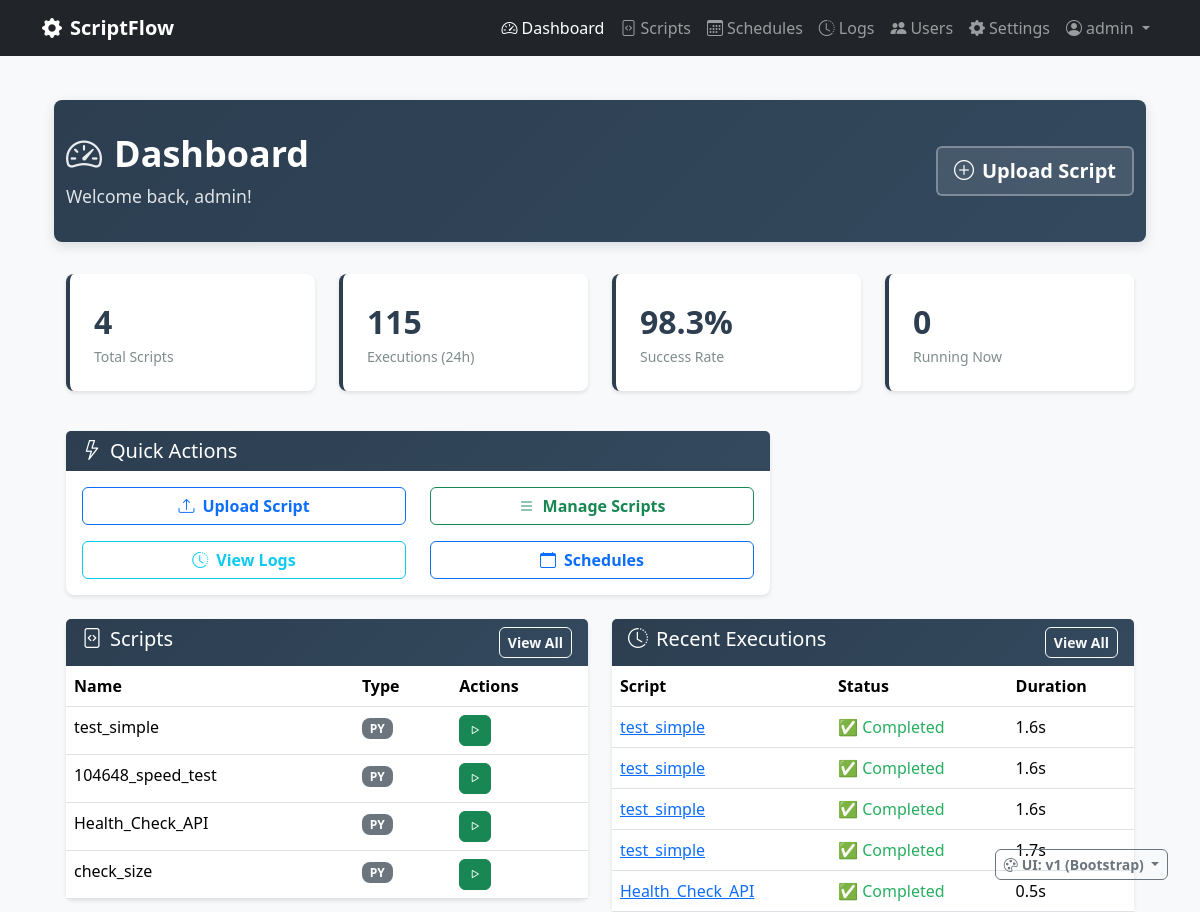
The page /dashboard (signed in) on the database as committed earlier.
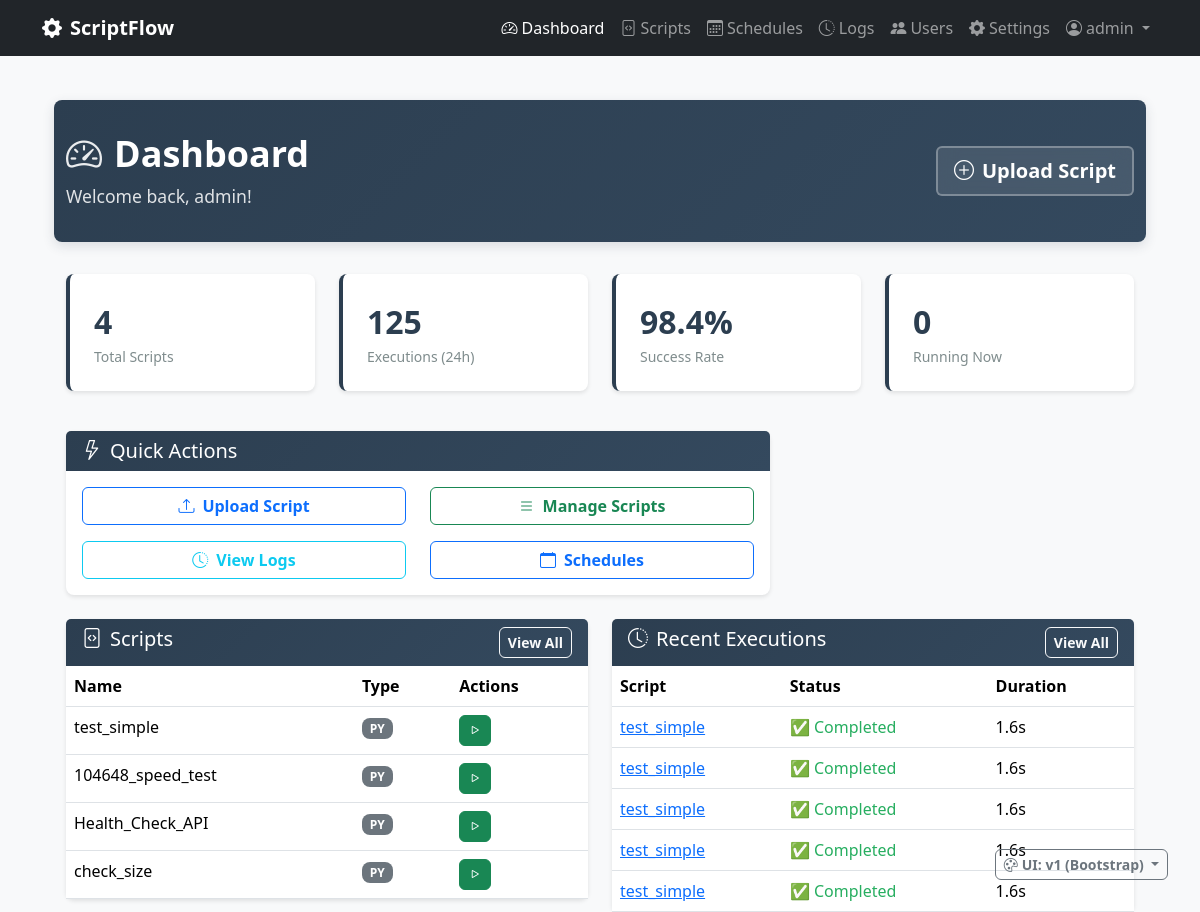
The same page on the database as committed later.
### scriptflow.py (models this page shows, shortened)
class Script(db.Model):
    __tablename__ = 'scripts'
    id = db.Column(db.Integer, primary_key=True)
    name = db.Column(db.String(100), nullable=False)
    description = db.Column(db.Text)
    filename = db.Column(db.String(255), nullable=False)
    file_path = db.Column(db.String(500), nullable=False)
    script_type = db.Column(db.String(10), nullable=False)  # 'py' or 'bat'
    file_size = db.Column(db.Integer)
    created_at = db.Column(db.DateTime, default=datetime.now)
    updated_at = db.Column(db.DateTime, default=datetime.now, onupdate=datetime.now)
    is_active = db.Column(db.Boolean, default=True)
    user_id = db.Column(db.Integer, db.ForeignKey('users.id'), nullable=False)

class Execution(db.Model):
    __tablename__ = 'executions'
    id = db.Column(db.Integer, primary_key=True)
    started_at = db.Column(db.DateTime, default=datetime.now, nullable=False)
    completed_at = db.Column(db.DateTime)
    status = db.Column(db.String(20), default='pending', nullable=False)  # pending, running, completed, failed, timeout
    exit_code = db.Column(db.Integer)
    stdout = db.Column(db.Text)
    stderr = db.Column(db.Text)
    duration_seconds = db.Column(db.Float)
    trigger_type = db.Column(db.String(20), default='manual', nullable=False)  # manual, scheduled, api
    script_id = db.Column(db.Integer, db.ForeignKey('scripts.id'), nullable=False)
    user_id = db.Column(db.Integer, db.ForeignKey('users.id'), nullable=False)
    script = db.relationship('Script', backref='executions')
    @property
    def formatted_duration(self):
        if not self.duration_seconds:
            return "N/A"
        if self.duration_seconds < 60:
            return f"{self.duration_seconds:.1f}s"
        else:
            minutes = int(self.duration_seconds // 60)
            seconds = int(self.duration_seconds % 60)
            return f"{minutes}m {seconds}s"
    @property
    def status_icon(self):
        icons = {
            'pending': '⏳',
            'running': '🔄',  # Emoji simples que funciona bem
            'completed': '✅',
            'failed': '❌',
            'timeout': '⏰',
            'cancelled': '🛑'
        }
        return icons.get(self.status, '❓')
    @property
    def status_color(self):
        colors = {
            'pending': 'secondary',
            'running': 'running',  # Usar classe CSS personalizada com animação
            'completed': 'success',
            'failed': 'danger',
            'timeout': 'warning',
            'cancelled': 'danger'
        }
        return colors.get(self.status, 'secondary')

### scriptflow.py (the view)
@app.route('/dashboard')
@login_required
def dashboard():
    scripts_query = Script.query.filter_by(is_active=True)
    user_scripts = apply_user_data_filter(scripts_query).all()
    executions_query = Execution.query
    recent_executions = apply_user_data_filter(executions_query)\
        .order_by(Execution.started_at.desc())\
        .limit(5).all()
    total_scripts = len(user_scripts)
    executions_24h_query = Execution.query.filter(
        Execution.started_at >= datetime.now() - timedelta(days=1)
    )
    executions_24h = apply_user_data_filter(executions_24h_query).count()
    successful_24h_query = Execution.query.filter(
        Execution.started_at >= datetime.now() - timedelta(days=1),
        Execution.status == 'completed',
        Execution.exit_code == 0
    )
    successful_24h = apply_user_data_filter(successful_24h_query).count()
    success_rate = round((successful_24h / executions_24h * 100) if executions_24h > 0 else 100, 1)
    stats = {
        'total_scripts': total_scripts,
        'executions_24h': executions_24h,
        'success_rate_24h': success_rate,
        'running_count': len(running_processes)
    }
    return render_template(UIVersionManager.get_template_path('dashboard.html'),
                         scripts=user_scripts,
                         recent_executions=recent_executions,
                         stats=stats)

### config/ui_version.py (called while the page is built)
    @classmethod
    def get_ui_version(cls):
        if request and request.args.get('ui') in ['v1', 'v2']:
            ui_version = request.args.get('ui')
            if session:
                session['ui_version'] = ui_version
            return ui_version
        if session and 'ui_version' in session:
            return session['ui_version']
        env_version = os.environ.get('UI_VERSION', '').lower()
        if env_version in ['v1', 'v2']:
            return env_version
        return cls.DEFAULT_VERSION

    @classmethod
    def get_template_path(cls, template_name):
        ui_version = cls.get_ui_version()
        return f"{ui_version}/{template_name}"

    @classmethod
    def is_modern_ui(cls):
        return cls.get_ui_version() == cls.MODERN_VERSION

### scriptflow.py (called while the page is built)
@app.context_processor
def inject_ui_version():
    try:
        return {
            'ui_info': UIVersionManager.get_ui_display_info(),
            'ui_version': UIVersionManager.get_ui_version(),
            'is_modern_ui': UIVersionManager.is_modern_ui()
        }
    except:
        return {
            'ui_info': {},
            'ui_version': 'v1',
            'is_modern_ui': False
        }

### templates/v1/dashboard.html (shortened to what the changed rows need)
{% extends "v1/base.html" %}
{% block content %}
<div class="container-fluid">
    <div class="page-header">
        <div class="container">
            <div class="row align-items-center">
                <div class="col">
                    <h1>
                        <i class="bi bi-speedometer2"></i>Dashboard
                    </h1>
                </div>
            </div>
        </div>
    </div>
    <div class="container">
        <div class="row mb-4">
            <div class="col-md-3 mb-3">
                <div class="stats-card">
                    <p class="stats-number">{{ stats.executions_24h }}</p>
                    <p class="stats-label">Executions (24h)</p>
                </div>
            </div>
            <div class="col-md-3 mb-3">
                <div class="stats-card">
                    <p class="stats-number">{{ stats.success_rate_24h }}%</p>
                    <p class="stats-label">Success Rate</p>
                </div>
            </div>
        </div>
        <div class="row">
            <div class="col-md-6">
                <div class="card">
                    <div class="card-body p-0">
                        {% if scripts %}
                            <div class="table-responsive">
                                <table class="table table-hover mb-0">
                                    <thead>
                                        <tr>
                                            <th>Name</th>
                                            <th>Type</th>
                                            <th>Actions</th>
                                        </tr>
                                    </thead>
                                    <tbody>
                                        {% for script in scripts[:5] %}
                                        <tr>
                                            <td>{{ script.name }}</td>
                                            <td><span class="badge bg-secondary">{{ script.script_type.upper() }}</span></td>
                                            <td>
                                                <form method="POST" action="{{ url_for('execute_script', script_id=script.id) }}" class="d-inline">
                                                    <button type="submit" class="btn btn-sm btn-success" title="Execute">
                                                        <i class="bi bi-play"></i>
                                                    </button>
                                                </form>
                                            </td>
                                        </tr>
                                        {% endfor %}
                                    </tbody>
                                </table>
                            </div>
                        {% else %}
                            <div class="p-4 text-center">
                                <i class="bi bi-file-code text-muted" style="font-size: 3rem;"></i>
                                <p class="text-muted mt-2">No scripts yet</p>
                                <a href="{{ url_for('upload_script') }}" class="btn btn-primary">Upload First Script</a>
                            </div>
                        {% endif %}
                    </div>
                </div>
            </div>
            <div class="col-md-6">
                <div class="card">
                    <div class="card-body p-0">
                        {% if recent_executions %}
                            <div class="table-responsive">
                                <table class="table table-hover mb-0">
                                    <thead>
                                        <tr>
                                            <th>Script</th>
                                            <th>Status</th>
                                            <th>Duration</th>
                                        </tr>
                                    </thead>
                                    <tbody>
                                        {% for execution in recent_executions %}
                                        <tr>
                                            <td>
                                                <a href="{{ url_for('view_execution', execution_id=execution.id) }}">
                                                    {{ execution.script.name if execution.script else 'Unknown' }}
                                                </a>
                                            </td>
                                            <td>
                                                <span class="status-{{ execution.status_color }}">
                                                    {{ execution.status_icon }} {{ execution.status|title }}
                                                </span>
                                            </td>
                                            <td>{{ execution.formatted_duration }}</td>
                                        </tr>
                                        {% endfor %}
                                    </tbody>
                                </table>
                            </div>
                        {% else %}
                            <div class="p-4 text-center">
                                <i class="bi bi-clock-history text-muted" style="font-size: 3rem;"></i>
                                <p class="text-muted mt-2">No executions yet</p>
                            </div>
                        {% endif %}
                    </div>
                </div>
            </div>
        </div>
    </div>
</div>
{% endblock %}

Rows that differ between the two databases and show on the page:
no longer on this page (row unchanged): Execution: script "test_simple", status_icon "✅", status "Completed", formatted_duration "1.7s"
no longer on this page (row unchanged): Execution: script "Health_Check_API", status_icon "✅", status "Completed", formatted_duration "0.5s"
added Execution: script "test_simple", status_icon "✅", status "Completed", formatted_duration "1.6s"
added Execution: script "test_simple", status_icon "✅", status "Completed", formatted_duration "1.6s"
Other text that changed with them:
{{ stats.executions_24h }}: "115" → "125"
{{ stats.success_rate_24h }}: "98.3" → "98.4"
